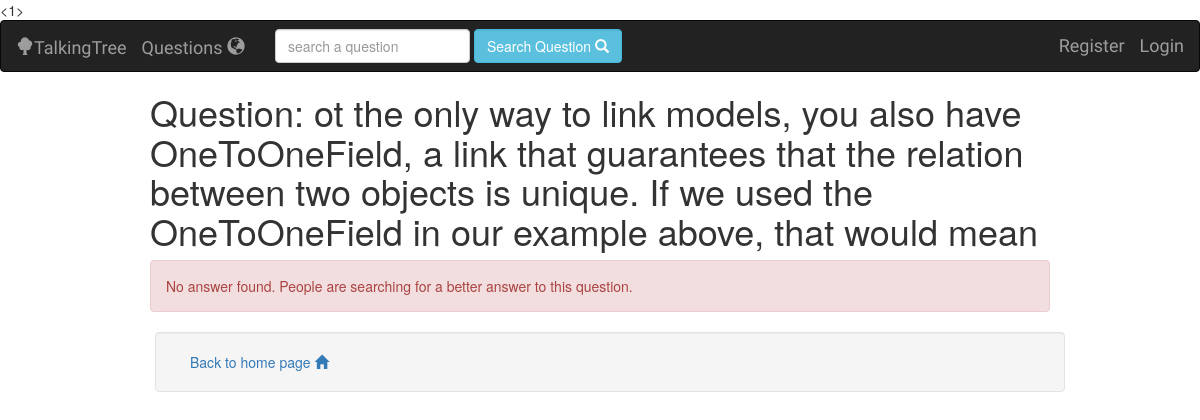
Page /talkingtree/6/ on the earlier database version.
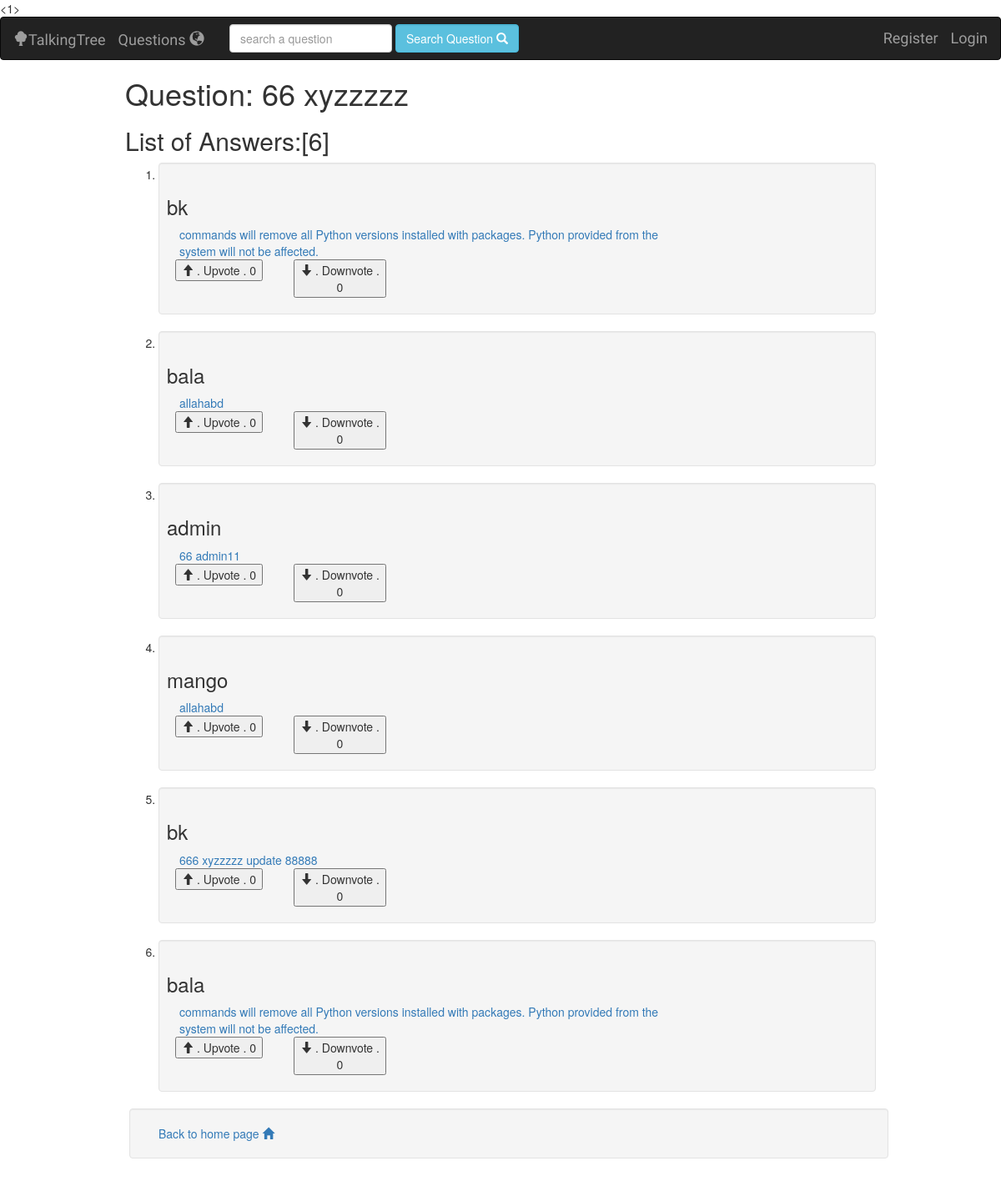
Same page on the later database version.
### talkingtree/models.py (models this page shows, shortened)
class Question(models.Model):
    user = models.ForeignKey(User, on_delete=models.DO_NOTHING, default=None)
    question_text = models.CharField(max_length=200)
    created_date = models.DateTimeField(default=datetime.now())
    class Meta:
        ordering = ['-id']

class Answer(models.Model):
    question = models.ForeignKey(Question, on_delete=models.CASCADE)
    user = models.ForeignKey(User, on_delete=models.DO_NOTHING, default=None)
    answer_text = models.CharField(max_length=200)
    created_date = models.DateTimeField(default=datetime.now())
    class Meta:
        ordering = ['-id']

### talkingtree/views.py (the view)
# urls.py: url(r'^(?P<question_id>[0-9]+)/$', views.answer, name='answer'),
def answer(request, question_id):
    try:
        question = Question.objects.get(pk=question_id)
        all_answer = Answer.objects.filter(question_id=question_id)
        count_answer = question.answer_set.count();
        count_upvoteanswer = Upvoteanswer.objects.filter(upvote=True).count()
        count_downvoteanswer = Upvoteanswer.objects.filter(upvote=False).count()
        answers = []
        for item in all_answer:
            count_upvoteanswer = Upvoteanswer.objects.filter(upvote=True, answer=item).count()
            count_downvoteanswer = Upvoteanswer.objects.filter(upvote=False, answer=item).count()
            answers.append({
                'answer':item,
                'count_upvoteanswer':count_upvoteanswer,
                'count_downvoteanswer':count_downvoteanswer
            })
    except Question.DoesNotExist:
        raise Http404('Answer Does not Exist.')
    return render(request, 'talkingtree/answer.html', {
        'question' : question, 'all_answer': answers, 'count_answer': count_answer, 'count_upvoteanswer': count_upvoteanswer ,'count_downvoteanswer':count_downvoteanswer})

### talkingtree/templates/talkingtree/answer.html (shortened to what this page needs)
 {% extends 'talkingtree/base.html' %}
 {%  block body %}
    <h1> Question: {{ question.question_text }}</h1>
    {% if all_answer %}
        <h2> List of Answers:[{{ count_answer }}] </h2>
        <ol>
            {% for answer in all_answer %}
            <li>
            <div class="well">
                <div class="row">
                    <div class="" style="margin-left: 5px">
                        <h3>{{  answer.answer.user  }}</h3>
                        <div  class="col-sm-9">
                            <a href="{% url 'talkingtree:comment' answer.answer.id %}"> {{ answer.answer.answer_text }}</a>
                        </div>
                    </div>
                </div>
                <div class="row">
                    <div class="col-sm-2">
                        <form action="{% url 'talkingtree:upvotes_answer' answer.answer.id %}" method="post">
                            <button type="submit">
                                <span class="glyphicon glyphicon-arrow-up"></span>
                                . Upvote . {{ answer.count_upvoteanswer }}
                            </button>
                        </form>
                    </div>
                    <div class="col-sm-2">
                        <form action="{% url 'talkingtree:downvotes_answer' answer.answer.id %}" method="post">
                            <button type="submit">
                                <span class="glyphicon glyphicon-arrow-down"></span>
                                . Downvote . {{ answer.count_downvoteanswer }}
                            </button>
                        </form>
                    </div>
                </div>
            </div>
            </li>
            {% endfor %}
        </ol>
        {% else %}
       <div class="alert alert-danger">
        No answer found. People are searching for a better answer to this question.
       </div>
    {% endif %}
             <div class="well row" style="margin-left: 5px">
                <div  class="col-sm-3">
                    <a href="/talkingtree/"> Back to home page  <span  class="glyphicon glyphicon-home" aria-hidden="true"> </span></a>
                </div>
            </div>
 {% endblock %}

### talkingtree/templates/talkingtree/base.html (shortened to what this page needs)
    <!DOCTYPE html>
    <html lang="en">
    <head>
      {% load staticfiles %}
      <link rel="stylesheet" type="text/css" href="{% static 'talkingtree/style.css' %}">
      <link rel="stylesheet" href="https://maxcdn.bootstrapcdn.com/bootstrap/3.3.7/css/bootstrap.min.css">
    </head>
    <body>
<1>
    <nav class="navbar navbar-inverse">
      <div class="container-fluid">
        <div class="navbar-header">
          <a class="navbar-brand" href="{% url 'talkingtree:question' %}">
              <span  class="glyphicon glyphicon-tree-deciduous" aria-hidden="true"></span>TalkingTree</a>
        </div>
        <ul class="nav navbar-nav ">
          <li> <a class="navbar-brand" href="{% url 'talkingtree:question' %}">
              Questions  <span class="glyphicon glyphicon-globe" aria-hidden="true"></span>
          </a></li>
        </ul>
          <form class="navbar-form navbar-left" role="search" method="get" action="#">
            <input type="text" class="form-control" name = "q" value="" placeholder="search a question">
             <button class="form-control btn btn-info" name = "searchBtn" >Search Question
             <span class="glyphicon glyphicon-search" aria-hidden="true"></span>
             </button>
          </form>
          <ul class="nav navbar-nav navbar-right">
                    {% if user.is_authenticated %}
                       <li>
                           <a class="navbar-brand" href="{% url 'talkingtree:myquestions' %}">
                                My Questions
                                <span class="glyphicon glyphicon-tasks" aria-hidden="true"></span>
                            </a>
                       </li>
                        <li>
                           <a class="navbar-brand" href="{% url 'talkingtree:myanswers' %}">
                                My Answers
                                <span class="glyphicon glyphicon-tasks" aria-hidden="true"></span>
                            </a>
                       </li>
                      <li class="">
                            <a class="navbar-brand" href="{% url 'talkingtree:profile' %}">
                                Profile <span class="glyphicon glyphicon-user" aria-hidden="true"></span>
                            </a>
                      </li>
                        <li class="">
                         <div class="navbar-brand">
                            Hi {{ user.username }}!
                            </div>
                        </li>
                        <li>
                            <a class="navbar-brand" href="{% url 'talkingtree:logout' %}">
                                Logout  <span  class="glyphicon glyphicon-off" aria-hidden="true"></span>
                            </a>
                        </li>
                        {% else %}
                        <li class="">
                          <a class="navbar-brand" href="{% url 'talkingtree:register' %}">Register</a>
                        </li>
                        <li class="">
                          <a class="navbar-brand" href="{% url 'talkingtree:login' %}">Login</a>
                        </li>
                    {% endif %}
          </ul>
      </div>
    </nav>
    <div style="margin: 5px 150px 150px 150px">
        {% block body %}
        {% endblock %}
    </div>
    </body>
    </html>

### talkingtree/static/talkingtree/style.css (style rules this page uses)
.navbar-brand { font-family: 'Satisfy', cursive; }

Differences in the rows shown:
changed Question: question_text "ot the only way to link models, you also have OneToOneField, a link that guarantees that the relation between two objects is unique. If we used the OneToOneField in our example above, that would mean" → "66 xyzzzzz"
added Answer: answer.user "bk", answer.answer_text "commands will remove all Python versions installed with packages. Python provided from the system will not be affected.", count_upvoteanswer "0", count_downvoteanswer "0"
added Answer: answer.user "bala", answer.answer_text "allahabd", count_upvoteanswer "0", count_downvoteanswer "0"
added Answer: answer.user "admin", answer.answer_text "66 admin11", count_upvoteanswer "0", count_downvoteanswer "0"
added Answer: answer.user "mango", answer.answer_text "allahabd", count_upvoteanswer "0", count_downvoteanswer "0"
now on this page (row edited): Answer: answer.user "bk", answer.answer_text "666 xyzzzzz update 88888", count_upvoteanswer "0", count_downvoteanswer "0"
now on this page (row edited): Answer: answer.user "bala", answer.answer_text "commands will remove all Python versions installed with packages. Python provided from the system will not be affected.", count_upvoteanswer "0", count_downvoteanswer "0"
Other differences:
{{ count_answer }}: (not shown) → "6"
text no longer shown: "No answer found. People are searching for a better answer to this question."
text now shown: "List of Answers:[ ]"
